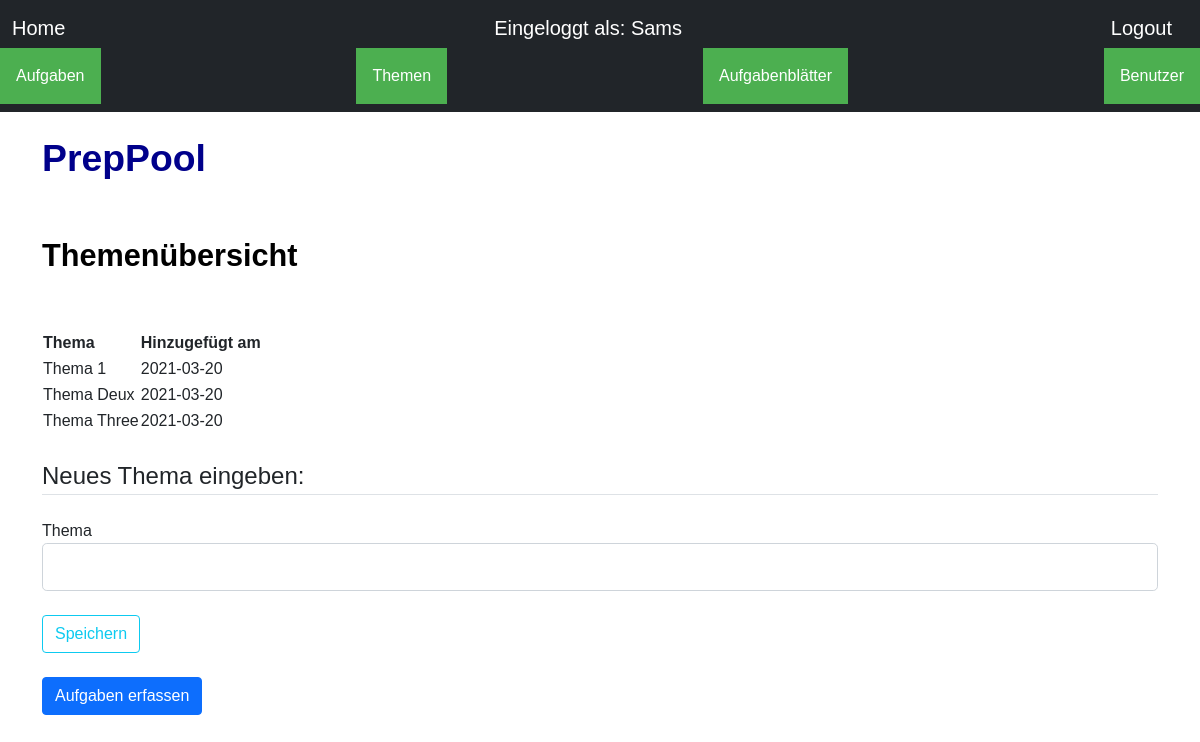
Page /topics/new_topic/ (signed in) on the committed database.
### app/users/models.py (models this page shows, shortened)
class User(db.Model, UserMixin):
    id = db.Column(db.Integer, primary_key=True)
    username=db.Column(db.String(20), unique=True, nullable=False)
    email=db.Column(db.String(120), unique=True, nullable=False)
    image_file=db.Column(db.String(20), nullable=False, default='default.jpg')
    password=db.Column(db.String(60), nullable=False)
    posts=db.relationship('Post', backref='autor', lazy=True)
    topics=db.relationship('Topic', backref='autor', lazy=True)
    sheets=db.relationship('Sheet', backref='autor', lazy=True)

### app/topics/models.py (models this page shows, shortened)
class Topic(db.Model):
    id =db.Column(db.Integer, primary_key=True)
    content = db.Column(db.String(200), nullable = False)
    date_created = db.Column(db.DateTime, default=datetime.utcnow)
    user_id = db.Column(db.Integer, db.ForeignKey('user.id'), nullable=False)

### app/topics/views.py (the view)
@topicmod.route('/new_topic/', methods=[ 'GET','POST'])
@login_required
def new_topic():
    form =TopicForm()
    if form.validate_on_submit():
        add_topic_to_db(form)
        return redirect(url_for('topics.new_topic'))
    else:
        topics = Topic.query.filter_by(user_id=current_user.id).all()
        return render_template("topics/new_topic.html", topics=topics,form=form)

### app/topics/forms.py
class TopicForm(FlaskForm):
    topic=StringField('Thema', validators=[DataRequired()])
    submit=SubmitField('Speichern')

### app/users/models.py (called while the page is built)
@login_manager.user_loader
def load_user(user_id):
    return User.query.get(int(user_id))

### app/templates/topics/new_topic.html (shortened to what this page needs)
{% extends 'base.html' %}
{%block head  %}
<link rel="stylesheet" href="{{ url_for('static', filename='css/style.css') }}">
{% endblock%}
{%block body  %}
<br>
<h1>PrepPool</h1>
    <br>
<br>
<div class="content">
    <h2 style="text-align: left"> Themenübersicht</h2>
    <br>
    <br>
    <table id = "tables">
        <tr>
            <th>Thema</th>
            <th>Hinzugefügt am</th>
        </tr>
        {% for topic in topics %}
        <tr>
            <td>{{topic.content}}</td>
            <td>{{topic.date_created.date()}}</td>
        </tr>
        {% endfor %}
    </table>
 <div class="content-section">
    <form method="POST" action="">
        <br>
        <fieldset class="form-group">
            <legend class="border-bottom mb-4"> Neues Thema eingeben: </legend>
            <div class="form-group">
            {{ form.topic.label(class="form-control-label") }}
            {%if form.topic.errors%}
                {{ form.topic(class="form-control form-control-lg is-invalid") }}
            <div class="invalid-feedback">
                {%for error in form.topic.errors%}
                <span> {{error}} </span>
                  {%endfor%}
                </div>
              {%else%}
              {{form.topic (class="form-control form-control-lg") }}
              {%endif%}
            </div>
        </fieldset>
        <br>
        <div class="form-group">
        {{form.submit(class="btn btn-outline-info") }}
        </div>
        <br>
    </form>
</div>
<a class="btn btn-primary" href="/posts/new_post" role="button">Aufgaben erfassen
</a>
<br>
{% endblock%}

### app/templates/base.html (shortened to what this page needs)
<!DOCTYPE html>
<html>
<head>
    <link rel='stylesheet' type='text/css' media='screen' href='style.css'>
    <link href="https://cdn.jsdelivr.net/npm/bootstrap@5.0.0-beta1/dist/css/bootstrap.min.css" rel="stylesheet"
>
    <link rel="stylesheet" href="static/css/style.css">
    {%block head %} {% endblock%}
</head>
<body>
    <nav class="navbar navbar-dark bg-dark" aria-label="First navbar example">
        <div class="container-fluid">
            {% if current_user.is_authenticated %}
            <a class="navbar-brand" href="{{ url_for('home2') }}">Home </a>
            <a class="navbar-brand" href="{{ url_for('users.users') }}">Eingeloggt als: {{current_user.username}}</a>
            <a class="navbar-brand" href="/users/logout">Logout</a>
        </div>
        <div class="dropdown">
            <button class="dropbtn">Aufgaben</button>
          </div>
          <div class="dropdown">
            <button class="dropbtn">Themen</button>
          </div>
          <div class="dropdown">
            <button class="dropbtn">Aufgabenblätter</button>
          </div>
          <div class="dropdown">
            <button class="dropbtn">Benutzer</button>
          </div>
            {%else%}
            <a class="navbar-brand" href="{{ url_for('home') }}">Home</a>
            <a class="navbar-brand" href="/users/register">Registrieren Sie sich</a>
            <a class="navbar-brand" href="/users/login" tabindex="-1" aria-disabled="true">Log In</a>
            {%endif%}
    </nav>
  <div class="container">
  {% block body %}
  {% endblock %}
</body>
</html>

### app/static/css/style.css (style rules this page uses)
body { font-family: Arial, Helvetica, sans-serif; }
h1 { color: darkblue; font-size: 28pt; font-weight:bold; }
h2 { color: black; font-size: 23pt; font-weight:bold; }

### app/templates/base.html (style rules this page uses)
.dropbtn { background-color: #4CAF50; color: white; padding: 16px; font-size: 16px; border: none; }
.dropdown { position: relative; display: inline-block; }

### rows in the picture
User: username "Sams"
Topic: content "Thema 1", date_created "2021-03-20"
Topic: content "Thema Deux", date_created "2021-03-20"
Topic: content "Thema Three", date_created "2021-03-20"
